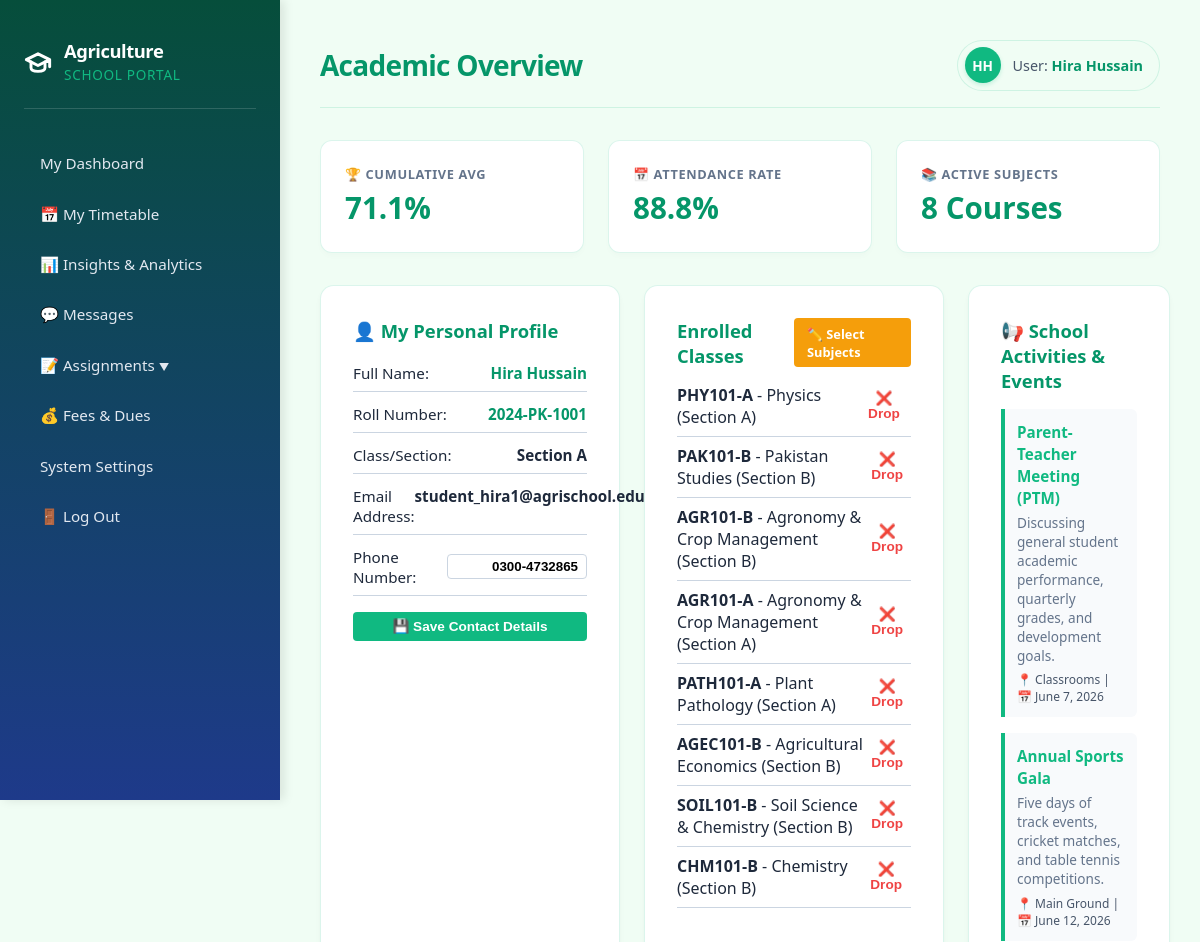
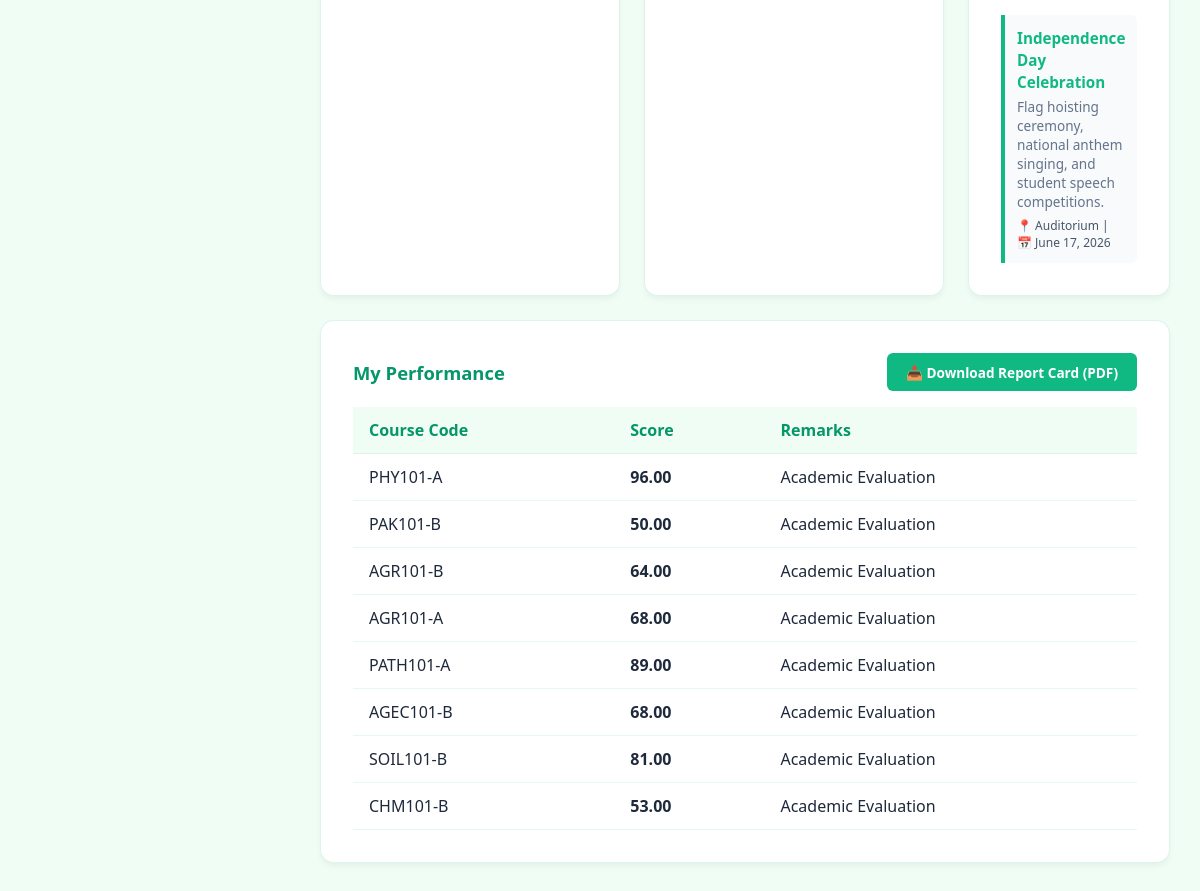
The app's page /student/dashboard/ (signed in) with its own data (2 pictures, top to bottom).
### core/models.py (models this page shows, shortened)
class User(AbstractUser):
    is_student = models.BooleanField(default=False)
    is_teacher = models.BooleanField(default=False)
    is_admin = models.BooleanField(default=False)
    @property
    def get_initials(self):
        if self.first_name and self.last_name:
            return f"{self.first_name[0]}{self.last_name[0]}".upper()
        return self.username[:2].upper()

class StudentProfile(models.Model):
    user = models.OneToOneField(User, on_delete=models.CASCADE, limit_choices_to={'is_student': True})
    roll_number = models.CharField(max_length=20, unique=True)
    date_of_birth = models.DateField(null=True, blank=True)
    class_name = models.CharField(max_length=50)
    phone_number = models.CharField(max_length=15, blank=True)

class Course(models.Model):
    name = models.CharField(max_length=100)
    code = models.CharField(max_length=10, unique=True)
    teacher = models.ForeignKey(TeacherProfile, on_delete=models.SET_NULL, null=True, related_name='courses')
    students = models.ManyToManyField(StudentProfile, related_name='courses', blank=True)
    day_of_week = models.CharField(max_length=15, default='Monday')
    start_time = models.TimeField(null=True, blank=True)
    end_time = models.TimeField(null=True, blank=True)

class SchoolActivity(models.Model):
    title = models.CharField(max_length=150)
    description = models.TextField()
    date = models.DateField()
    location = models.CharField(max_length=100, blank=True)
    class Meta:
        ordering = ['date']
        verbose_name_plural = "School Activities"

class Grade(models.Model):
    student = models.ForeignKey(StudentProfile, on_delete=models.CASCADE, related_name='grades')
    course = models.ForeignKey(Course, on_delete=models.CASCADE)
    score = models.DecimalField(max_digits=5, decimal_places=2)
    remarks = models.TextField(blank=True)

### core/views.py (the view, shortened to what this page needs)
# urls.py: path('student/dashboard/', views.StudentDashboardView.as_view(), name='student_dashboard'),
class StudentDashboardView(LoginRequiredMixin, UserPassesTestMixin, TemplateView):
    template_name = 'core/student_dashboard.html'
    def test_func(self):
        return self.request.user.is_student
    def get_context_data(self, **kwargs):
        context = super().get_context_data(**kwargs)
        student_profile = self.request.user.studentprofile
        context['courses'] = student_profile.courses.all()
        context['grades'] = Grade.objects.filter(student=student_profile)
        context['activities'] = SchoolActivity.objects.all()[:3]
        avg_score = Grade.objects.filter(student=student_profile).aggregate(Avg('score'))['score__avg']
        context['academic_average'] = round(avg_score, 1) if avg_score else 0.0
        total_att = Attendance.objects.filter(student=student_profile).count()
        present_att = Attendance.objects.filter(student=student_profile, status='Present').count()
        context['attendance_rate'] = round((present_att / total_att) * 100, 1) if total_att > 0 else 100.0
        return context

### core/templates/core/student_dashboard.html (shortened to what this page needs)
{% extends 'core/base.html' %}
{% block header_title %}Academic Overview{% endblock %}
{% block content %}
<div class="kpi-container" style="margin-bottom: 2rem;">
    <div class="kpi-card">
        <span class="kpi-label">🏆 Cumulative Avg</span>
        <span class="kpi-value">{{ academic_average }}%</span>
    </div>
    <div class="kpi-card">
        <span class="kpi-label">📅 Attendance Rate</span>
        <span class="kpi-value">{{ attendance_rate }}%</span>
    </div>
    <div class="kpi-card">
        <span class="kpi-label">📚 Active Subjects</span>
        <span class="kpi-value">{{ courses.count }} Courses</span>
    </div>
</div>
<div class="dashboard-grid">
    <div class="card">
        <h3>👤 My Personal Profile</h3>
        <form method="POST" style="margin-top: 1.25rem; display: flex; flex-direction: column; gap: 0.75rem; font-size: 0.95rem;">
            <div style="padding-bottom: 0.5rem; border-bottom: 1px solid var(--border-color); display: flex; justify-content: space-between;">
                <span>Full Name:</span> <strong style="color: var(--primary-hover);">{{ user.get_full_name|default:user.username }}</strong>
            </div>
            <div style="padding-bottom: 0.5rem; border-bottom: 1px solid var(--border-color); display: flex; justify-content: space-between;">
                <span>Roll Number:</span> <strong style="color: var(--primary-hover);">{{ user.studentprofile.roll_number }}</strong>
            </div>
            <div style="padding-bottom: 0.5rem; border-bottom: 1px solid var(--border-color); display: flex; justify-content: space-between;">
                <span>Class/Section:</span> <strong>{{ user.studentprofile.class_name }}</strong>
            </div>
            <div style="padding-bottom: 0.5rem; border-bottom: 1px solid var(--border-color); display: flex; justify-content: space-between;">
                <span>Email Address:</span> <strong>{{ user.email|default:"Not Set" }}</strong>
            </div>
            <div style="padding-bottom: 0.5rem; border-bottom: 1px solid var(--border-color); display: flex; align-items: center; justify-content: space-between; gap: 0.5rem;">
                <label for="id_phone" style="text-transform: none; font-weight: normal; letter-spacing: normal;">Phone Number:</label>
                <input type="text" id="id_phone" name="phone_number" value="{{ user.studentprofile.phone_number }}" style="padding: 0.25rem 0.5rem; border: 1px solid var(--border-color); border-radius: 0.25rem; width: 140px; font-weight: bold; text-align: right;">
            </div>
            <button type="submit" style="background-color: var(--primary-color); color: white; padding: 0.4rem; border: none; border-radius: 0.25rem; font-size: 0.85rem; font-weight: bold; cursor: pointer; margin-top: 0.25rem;">
                💾 Save Contact Details
            </button>
        </form>
    </div>
    <div class="card">
        <div style="display: flex; justify-content: space-between; align-items: center; margin-bottom: 0.5rem;">
            <h3 style="margin-bottom: 0;">Enrolled Classes</h3>
            <a href="{% url 'student_enrollment' %}" style="text-decoration: none; padding: 0.4rem 0.8rem; font-size: 0.8rem; background-color: #f59e0b; color: white; border-radius: 0.25rem; font-weight: bold; transition: transform 0.2s;">
                ✏️ Select Subjects
            </a>
        </div>
        <ul style="list-style: none;">
            {% for course in courses %}
                <li style="padding: 0.5rem 0; border-bottom: 1px solid var(--border-color); display: flex; justify-content: space-between; align-items: center;">
                    <span><strong>{{ course.code }}</strong> - {{ course.name }}</span>
                    <form action="{% url 'student_drop_course' course.id %}" method="post" style="margin: 0;">
                        <button type="submit" style="background: none; border: none; color: #ef4444; font-size: 0.85rem; font-weight: bold; cursor: pointer; padding: 0.25rem 0.5rem; border-radius: 0.25rem; transition: background 0.2s;">
                            ❌ Drop
                        </button>
                    </form>
                </li>
            {% empty %}
                <li style="color: #64748b; margin-top: 1rem;">No subjects selected. Click 'Select Subjects' to self-enroll.</li>
            {% endfor %}
        </ul>
    </div>
    <div class="card">
        <h3>📢 School Activities & Events</h3>
        <div style="display: flex; flex-direction: column; gap: 1rem; margin-top: 1rem;">
            {% for act in activities %}
                <div style="padding: 0.75rem; border-left: 4px solid var(--primary-color); background-color: #f8fafc; border-radius: 0 0.375rem 0.375rem 0;">
                    <strong style="color: var(--primary-color); font-size: 0.95rem;">{{ act.title }}</strong>
                    <p style="font-size: 0.85rem; color: #64748b; margin-top: 0.25rem;">{{ act.description }}</p>
                    <span style="font-size: 0.75rem; font-weight: 500; display: block; margin-top: 0.4rem; color: #475569;">
                        📍 {{ act.location }} | 📅 {{ act.date }}
                    </span>
                </div>
            {% empty %}
                <p>No upcoming events.</p>
            {% endfor %}
        </div>
    </div>
    <div class="card" style="grid-column: span 3;">
        <div style="display: flex; justify-content: space-between; align-items: center; margin-bottom: 1rem;">
            <h3 style="margin-bottom: 0;">My Performance</h3>
            <a href="{% url 'report_card_pdf' %}" style="text-decoration: none; padding: 0.6rem 1.20rem; font-size: 0.85rem; background-color: var(--primary-color); color: white; border-radius: 0.375rem; font-weight: 700; transition: transform 0.2s; display: inline-flex; align-items: center; gap: 0.4rem;">
                📥 Download Report Card (PDF)
            </a>
        </div>
        <table>
            <thead>
                <tr>
                    <th>Course Code</th>
                    <th>Score</th>
                    <th>Remarks</th>
                </tr>
            </thead>
            <tbody>
                {% for grade in grades %}
                <tr>
                    <td>{{ grade.course.code }}</td>
                    <td><strong>{{ grade.score }}</strong></td>
                    <td>{{ grade.remarks|default:"-" }}</td>
                </tr>
                {% empty %}
                <tr>
                    <td colspan="3">No grades issued.</td>
                </tr>
                {% endfor %}
            </tbody>
        </table>
    </div>
</div>
{% endblock %}

### core/templates/core/base.html (shortened to what this page needs)
<!DOCTYPE html>
<html lang="en">
<head>
</head>
<body>
    <aside>
        <div class="sidebar-header">
            <svg xmlns="http://www.w3.org/2000/svg" width="28" height="28" viewBox="0 0 24 24" fill="none" stroke="currentColor" stroke-width="2.5" stroke-linecap="round" stroke-linejoin="round">
                <path d="M22 10v6M2 10l10-5 10 5-10 5-10-5z"/>
                <path d="M6 12v5c0 2 2 3 6 3s6-1 6-3v-5"/>
            </svg>
            <h2>Agriculture<br><span>School Portal</span></h2>
        </div>
        <nav>
            <ul>
                {% if user.is_authenticated %}
                    {% if user.is_student %}
                        <li><a href="{% url 'student_dashboard' %}">My Dashboard</a></li>
                        <li><a href="{% url 'student_timetable' %}">📅 My Timetable</a></li>
                    {% elif user.is_teacher %}
                        <li><a href="{% url 'teacher_dashboard' %}">Teacher Dashboard</a></li>
                        <li><a href="{% url 'teacher_timetable' %}">📅 My Schedule</a></li>
                        <li><a href="{% url 'student_directory' %}">👨‍🎓 Student Directory</a></li>
                    {% endif %}
                    <li><a href="{% url 'analytics' %}">📊 Insights & Analytics</a></li>
                    <li><a href="{% url 'messages' %}">💬 Messages</a></li>
                    {% if user.is_student %}
                    <li>
                        <button class="nav-btn dropdown-trigger" onclick="toggleAssignmentsDropdown()" style="padding: 0.75rem 1rem;">
                            <span>📝 Assignments</span>
                            <span id="assignments-arrow" class="arrow-icon">▼</span>
                        </button>
                    </li>
                    <li><a href="{% url 'student_fees' %}">💰 Fees & Dues</a></li>
                    {% endif %}
                    <li><a href="{% url 'admin:index' %}">System Settings</a></li>
                    <li>
                        <form action="{% url 'logout' %}" method="post" style="width: 100%; margin: 0; padding: 0;">
                            <button type="submit" style="background: none; border: none; color: #e2e8f0; padding: 0.75rem 1rem; border-radius: 0.5rem; display: block; width: 100%; text-align: left; font-family: inherit; font-size: 0.95rem; font-weight: 500; cursor: pointer; transition: all 0.2s cubic-bezier(0.4, 0, 0.2, 1);" onmouseover="this.style.backgroundColor='rgba(255,255,255,0.1)'; this.style.color='#ffffff'; this.style.transform='translateX(4px)';" onmouseout="this.style.backgroundColor='transparent'; this.style.color='#e2e8f0'; this.style.transform='none';">
                                🚪 Log Out
                            </button>
                        </form>
                    </li>
                {% endif %}
            </ul>
        </nav>
    </aside>
    <main class="animate-fade-in-up">
        <header>
            <h1>{% block header_title %}Dashboard{% endblock %}</h1>
            {% if user.is_authenticated %}
            <div class="header-user-badge">
                <div class="avatar-circle">
                    {{ user.get_initials }}
                </div>
                <div style="font-weight: 500; font-size: 0.9rem; color: #475569;">
                    User: <span style="font-weight: 700; color: var(--primary-hover);">{{ user.get_full_name|default:user.username }}</span>
                </div>
            </div>
            {% endif %}
        </header>
        <section class="content">
            {% block content %}{% endblock %}
        </section>
    </main>
</body>
</html>

### records on screen
User: get_initials "HH", get_full_name "Hira Hussain", studentprofile.roll_number "2024-PK-1001", studentprofile.class_name "Section A", email "student_hira1@agrischool.edu.pk", phone_number "0300-4732865"
Course: code "PHY101-A", name "Physics (Section A)"
Course: code "PAK101-B", name "Pakistan Studies (Section B)"
Course: code "AGR101-B", name "Agronomy & Crop Management (Section B)"
Course: code "AGR101-A", name "Agronomy & Crop Management (Section A)"
Course: code "PATH101-A", name "Plant Pathology (Section A)"
Course: code "AGEC101-B", name "Agricultural Economics (Section B)"
Course: code "SOIL101-B", name "Soil Science & Chemistry (Section B)"
Course: code "CHM101-B", name "Chemistry (Section B)"
SchoolActivity: title "Parent-Teacher Meeting (PTM)", description "Discussing general student academic performance, quarterly grades, and development goals.", location "Classrooms", date "June 7, 2026"
SchoolActivity: title "Annual Sports Gala", description "Five days of track events, cricket matches, and table tennis competitions.", location "Main Ground", date "June 12, 2026"
SchoolActivity: title "Independence Day Celebration", description "Flag hoisting ceremony, national anthem singing, and student speech competitions.", location "Auditorium", date "June 17, 2026"
Grade: course.code "PHY101-A", score "96.00", remarks "Academic Evaluation"
Grade: course.code "PAK101-B", score "50.00", remarks "Academic Evaluation"
Grade: course.code "AGR101-B", score "64.00", remarks "Academic Evaluation"
Grade: course.code "AGR101-A", score "68.00", remarks "Academic Evaluation"
Grade: course.code "PATH101-A", score "89.00", remarks "Academic Evaluation"
Grade: course.code "AGEC101-B", score "68.00", remarks "Academic Evaluation"
Grade: course.code "SOIL101-B", score "81.00", remarks "Academic Evaluation"
Grade: course.code "CHM101-B", score "53.00", remarks "Academic Evaluation"

### other values on screen
{{ academic_average }} "71.1"
{{ attendance_rate }} "88.8"
{{ courses.count }} "8"
